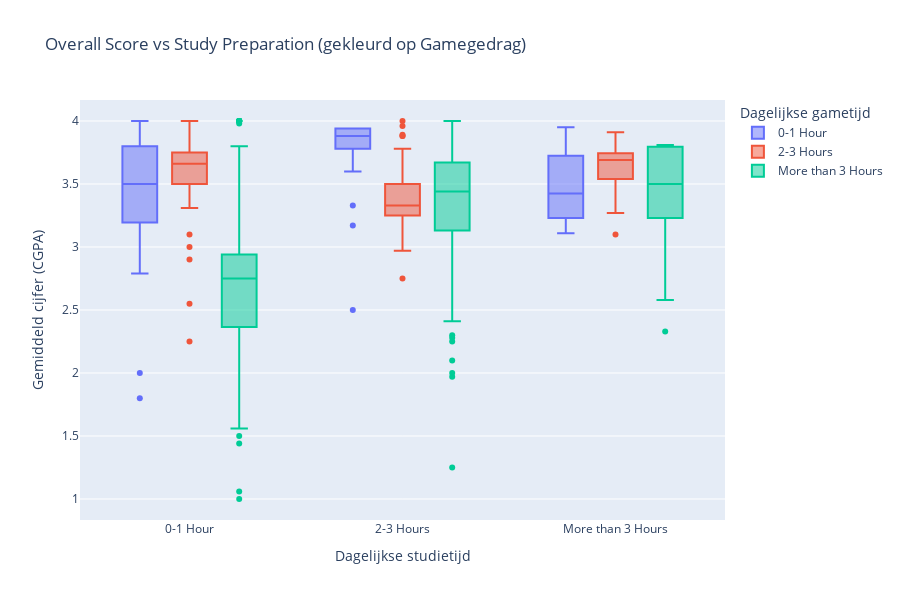

Here is the notebook cell this chart was saved with:
### Markdown cell above
#### 3.1.3 Argument 3 voor perspectief 1 (draft)

Studenten die matig gamen (bijvoorbeeld 0-1 uur per dag) behalen gemiddeld hogere cijfers dan studenten die helemaal niet gamen.

### Code cell
# Houd alleen relevante kolommen over
df3_clean = df3[["Preparation", "Gaming", "Overall"]].dropna().copy()

# Standaardiseer de ordinale categorieën
prep_order = ["0-1 Hour", "2-3 Hours", "More than 3 Hours"]
game_order = ["0-1 Hour", "2-3 Hours", "More than 3 Hours"]

df3_clean = df3_clean[df3_clean["Preparation"].isin(prep_order)]
df3_clean["Preparation"] = pd.Categorical(df3_clean["Preparation"], categories=prep_order, ordered=True)

df3_clean = df3_clean[df3_clean["Gaming"].isin(game_order)]
df3_clean["Gaming"] = pd.Categorical(df3_clean["Gaming"], categories=game_order, ordered=True)

# Layout aanpassen
fig = px.box(
    df3_clean,
    x="Preparation",
    y="Overall",
    color="Gaming",
    title="Overall Score vs Study Preparation (gekleurd op Gamegedrag)",
    labels={
        "Preparation": "Dagelijkse studietijd",
        "Overall": "Gemiddeld cijfer (CGPA)",
        "Gaming": "Dagelijkse gametijd"
    },
    category_orders={
        "Preparation": prep_order,
        "Gaming": game_order
    },
    height= 600
)

fig.show()

### Figure 1 — Plotly figure (JSON) as saved in the notebook; plotly's stock layout.template omitted (floating-point values rounded to 4 significant figures; data arrays with more than 128 entries replaced by an {"elided": "..."} marker saying what was removed)
{"data": [{"alignmentgroup": "True", "hovertemplate": "Dagelijkse gametijd=0-1 Hour<br>Dagelijkse studietijd=%{x}<br>Gemiddeld cijfer (CGPA)=%{y}<extra></extra>", "legendgroup": "0-1 Hour", "marker": {"color": "#636efa"}, "name": "0-1 Hour", "notched": false, "offsetgroup": "0-1 Hour", "orientation": "v", "showlegend": true, "type": "box", "x": ["More than 3 Hours", "0-1 Hour", "0-1 Hour", "0-1 Hour", "2-3 Hours", "0-1 Hour", "0-1 Hour", "More than 3 Hours", "0-1 Hour", "0-1 Hour", "0-1 Hour", "0-1 Hour", "2-3 Hours", "2-3 Hours", "2-3 Hours", "2-3 Hours", "0-1 Hour", "0-1 Hour", "0-1 Hour", "2-3 Hours", "2-3 Hours", "2-3 Hours", "2-3 Hours", "2-3 Hours", "2-3 Hours", "2-3 Hours", "0-1 Hour", "2-3 Hours", "2-3 Hours", "2-3 Hours", "2-3 Hours", "2-3 Hours", "2-3 Hours", "2-3 Hours", "2-3 Hours", "2-3 Hours", "2-3 Hours", "2-3 Hours", "2-3 Hours", "2-3 Hours", "More than 3 Hours", "0-1 Hour", "2-3 Hours", "2-3 Hours", "0-1 Hour", "2-3 Hours", "0-1 Hour", "More than 3 Hours", "2-3 Hours", "2-3 Hours"], "x0": " ", "xaxis": "x", "y": [3.35, 3.467, 1.8, 2.0, 2.5, 2.79, 3.0, 3.11, 3.39, 3.5, 3.5, 3.54, 3.65, 3.65, 3.78, 3.78, 3.8, 3.8, 3.84, 3.87, 3.88, 3.88, 3.88, 3.88, 3.88, 3.88, 3.93, 3.94, 3.94, 3.94, 3.94, 3.94, 3.94, 3.94, 3.94, 3.94, 3.94, 3.94, 3.94, 3.94, 3.95, 4.0, 3.33, 3.6, 3.8, 3.17, 3.5, 3.5, 3.78, 3.94], "y0": " ", "yaxis": "y"}, {"alignmentgroup": "True", "hovertemplate": "Dagelijkse gametijd=2-3 Hours<br>Dagelijkse studietijd=%{x}<br>Gemiddeld cijfer (CGPA)=%{y}<extra></extra>", "legendgroup": "2-3 Hours", "marker": {"color": "#EF553B"}, "name": "2-3 Hours", "notched": false, "offsetgroup": "2-3 Hours", "orientation": "v", "showlegend": true, "type": "box", "x": {"elided": "141 str values"}, "x0": " ", "xaxis": "x", "y": {"elided": "141 float values"}, "y0": " ", "yaxis": "y"}, {"alignmentgroup": "True", "hovertemplate": "Dagelijkse gametijd=More than 3 Hours<br>Dagelijkse studietijd=%{x}<br>Gemiddeld cijfer (CGPA)=%{y}<extra></extra>", "legendgroup": "More than 3 Hours", "marker": {"color": "#00cc96"}, "name": "More than 3 Hours", "notched": false, "offsetgroup": "More than 3 Hours", "orientation": "v", "showlegend": true, "type": "box", "x": {"elided": "302 str values"}, "x0": " ", "xaxis": "x", "y": {"elided": "302 float values"}, "y0": " ", "yaxis": "y"}], "layout": {"boxmode": "group", "height": 600, "legend": {"title": {"text": "Dagelijkse gametijd"}, "tracegroupgap": 0}, "title": {"text": "Overall Score vs Study Preparation (gekleurd op Gamegedrag)"}, "xaxis": {"anchor": "y", "categoryarray": ["0-1 Hour", "2-3 Hours", "More than 3 Hours"], "categoryorder": "array", "domain": [0, 1], "title": {"text": "Dagelijkse studietijd"}}, "yaxis": {"anchor": "x", "domain": [0, 1], "title": {"text": "Gemiddeld cijfer (CGPA)"}}}}
